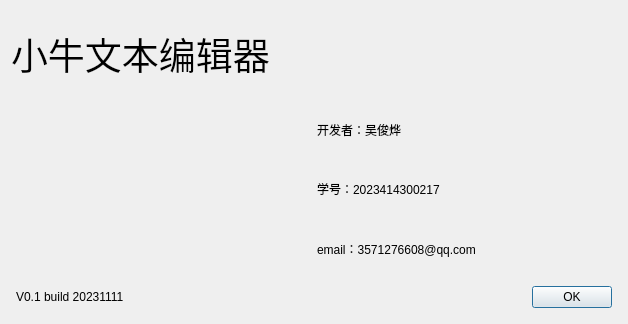
<?xml version="1.0" encoding="UTF-8"?>
<ui version="4.0">
 <class>AboutDialog</class>
 <widget class="QDialog" name="AboutDialog">
  <property name="geometry">
   <rect>
    <x>0</x>
    <y>0</y>
    <width>628</width>
    <height>324</height>
   </rect>
  </property>
  <property name="windowTitle">
   <string>Dialog</string>
  </property>
  <layout class="QGridLayout" name="gridLayout">
   <item row="0" column="0">
    <layout class="QVBoxLayout" name="verticalLayout_2" stretch="1,2,3">
     <item>
      <widget class="QLabel" name="label">
       <property name="font">
        <font>
         <family>Agency FB</family>
         <pointsize>28</pointsize>
        </font>
       </property>
       <property name="text">
        <string>小牛文本编辑器</string>
       </property>
      </widget>
     </item>
     <item>
      <layout class="QHBoxLayout" name="horizontalLayout_2">
       <item>
        <widget class="QLabel" name="label_5">
         <property name="styleSheet">
          <string notr="true">border-image: url(:/img/编辑器.png);</string>
         </property>
         <property name="text">
          <string/>
         </property>
         <property name="pixmap">
          <pixmap resource="notepad.qrc">:/img/editor2.png</pixmap>
         </property>
        </widget>
       </item>
       <item>
        <layout class="QVBoxLayout" name="verticalLayout">
         <item>
          <widget class="QLabel" name="label_2">
           <property name="text">
            <string>开发者：吴俊烨</string>
           </property>
          </widget>
         </item>
         <item>
          <widget class="QLabel" name="label_3">
           <property name="text">
            <string>学号：2023414300217</string>
           </property>
          </widget>
         </item>
         <item>
          <widget class="QLabel" name="label_4">
           <property name="text">
            <string>email：3571276608@qq.com</string>
           </property>
          </widget>
         </item>
        </layout>
       </item>
      </layout>
     </item>
     <item>
      <layout class="QHBoxLayout" name="horizontalLayout">
       <property name="spacing">
        <number>5</number>
       </property>
       <property name="leftMargin">
        <number>5</number>
       </property>
       <property name="topMargin">
        <number>5</number>
       </property>
       <property name="rightMargin">
        <number>5</number>
       </property>
       <property name="bottomMargin">
        <number>5</number>
       </property>
       <item>
        <widget class="QLabel" name="label_6">
         <property name="text">
          <string>V0.1 build 20231111</string>
         </property>
        </widget>
       </item>
       <item>
        <widget class="QDialogButtonBox" name="buttonBox">
         <property name="orientation">
          <enum>Qt::Orientation::Horizontal</enum>
         </property>
         <property name="standardButtons">
          <set>QDialogButtonBox::StandardButton::Ok</set>
         </property>
        </widget>
       </item>
      </layout>
     </item>
    </layout>
   </item>
  </layout>
 </widget>
 <resources>
  <include location="notepad.qrc"/>
 </resources>
 <connections>
  <connection>
   <sender>buttonBox</sender>
   <signal>rejected()</signal>
   <receiver>AboutDialog</receiver>
   <slot>reject()</slot>
   <hints>
    <hint type="sourcelabel">
     <x>316</x>
     <y>260</y>
    </hint>
    <hint type="destinationlabel">
     <x>286</x>
     <y>274</y>
    </hint>
   </hints>
  </connection>
  <connection>
   <sender>buttonBox</sender>
   <signal>accepted()</signal>
   <receiver>AboutDialog</receiver>
   <slot>accept()</slot>
   <hints>
    <hint type="sourcelabel">
     <x>248</x>
     <y>254</y>
    </hint>
    <hint type="destinationlabel">
     <x>157</x>
     <y>274</y>
    </hint>
   </hints>
  </connection>
 </connections>
</ui>
